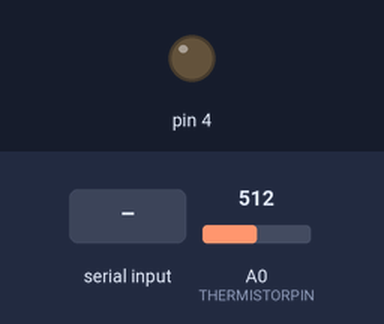
A sketch run on a simulated Arduino Uno, built with avr-gcc and run on an emulated ATmega328P. On the bench: output pins drawn as LEDs (lit = HIGH). The test bench sets the inputs (shaded band); at power-on: A0 (THERMISTORPIN) = 512. What the sketch prints to the serial monitor is not drawn.

Above: at 1.2 s.
1.3 s: byte 0 (0) received over Serial
At 2.5 s:
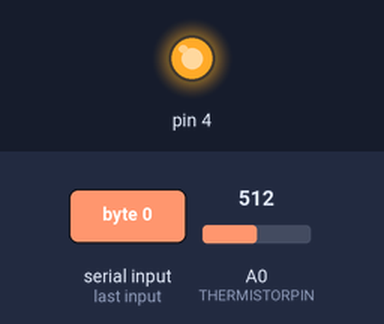
2.8 s: byte 2 (2) received over Serial
Timing chart, 0 to 5.8 s (numbered marks = the images above; inputs shaded):
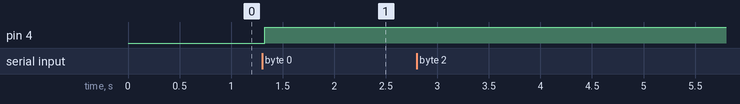

Measured:
- after the input at 1.3 s, pin 4: LOW → HIGH at once
- after the input at 2.8 s, every drawn part: stays the same

The sketch:

bluetooth_rele.ino
```cpp
int val;
int lastTime;
float temp;
// к какому аналоговому пину мы подключены

#define THERMISTORPIN A0

// сопротивление при 25 градусах по Цельсию

#define THERMISTORNOMINAL 10000

// temp. для номинального сопротивления (практически всегда равна 25 C)

#define TEMPERATURENOMINAL 25

// сколько показаний используем для определения среднего значения

#define NUMSAMPLES 5

// бета коэффициент термистора (обычно 3000-4000)

#define BCOEFFICIENT 3950

// сопротивление второго резистора

#define SERIESRESISTOR 10000

int samples[NUMSAMPLES];

void setup() {
  // Bluetooth setup
  Serial.begin(9600);

  // For rele
  pinMode(4, OUTPUT);

  // For thermistor
  analogReference(EXTERNAL);
}

void loop() {


  if (Serial.available()) {
    val = Serial.read();
    if (val == 1) {
      digitalWrite(4, LOW);
    } else if (val == 0) {
      digitalWrite(4, HIGH);
    } else if (val == 2) {
      Serial.println(temp);
    }
  }


  uint8_t i;

  float average;

  // сводим показания в вектор с небольшой задержкой между снятием показаний

  for (i=0; i< NUMSAMPLES; i++) {

  samples[i] = analogRead(THERMISTORPIN);

  delay(10);

  }

  // рассчитываем среднее значение

  average = 0;

  for (i=0; i< NUMSAMPLES; i++) {

  average += samples[i];

  }

  average /= NUMSAMPLES;
//
//  Serial.print("Average analog reading ");
//
//  Serial.println(average);

  // конвертируем значение в сопротивление

  average = 1023 / average - 1;

  average = SERIESRESISTOR / average;

//  Serial.print("Thermistor resistance ");
//
//  Serial.println(average);

  float steinhart;

  steinhart = average / THERMISTORNOMINAL; // (R/Ro)

  steinhart = log(steinhart); // ln(R/Ro)

  steinhart /= BCOEFFICIENT; // 1/B * ln(R/Ro)

  steinhart += 1.0 / (TEMPERATURENOMINAL + 273.15); // + (1/To)

  steinhart = 1.0 / steinhart; // инвертируем

  steinhart -= 273.15; // конвертируем в градусы по Цельсию

  temp = steinhart;

//  Serial.print("Temperature ");

//  Serial.print(steinhart);

//  Serial.println(" *C");
}
```
